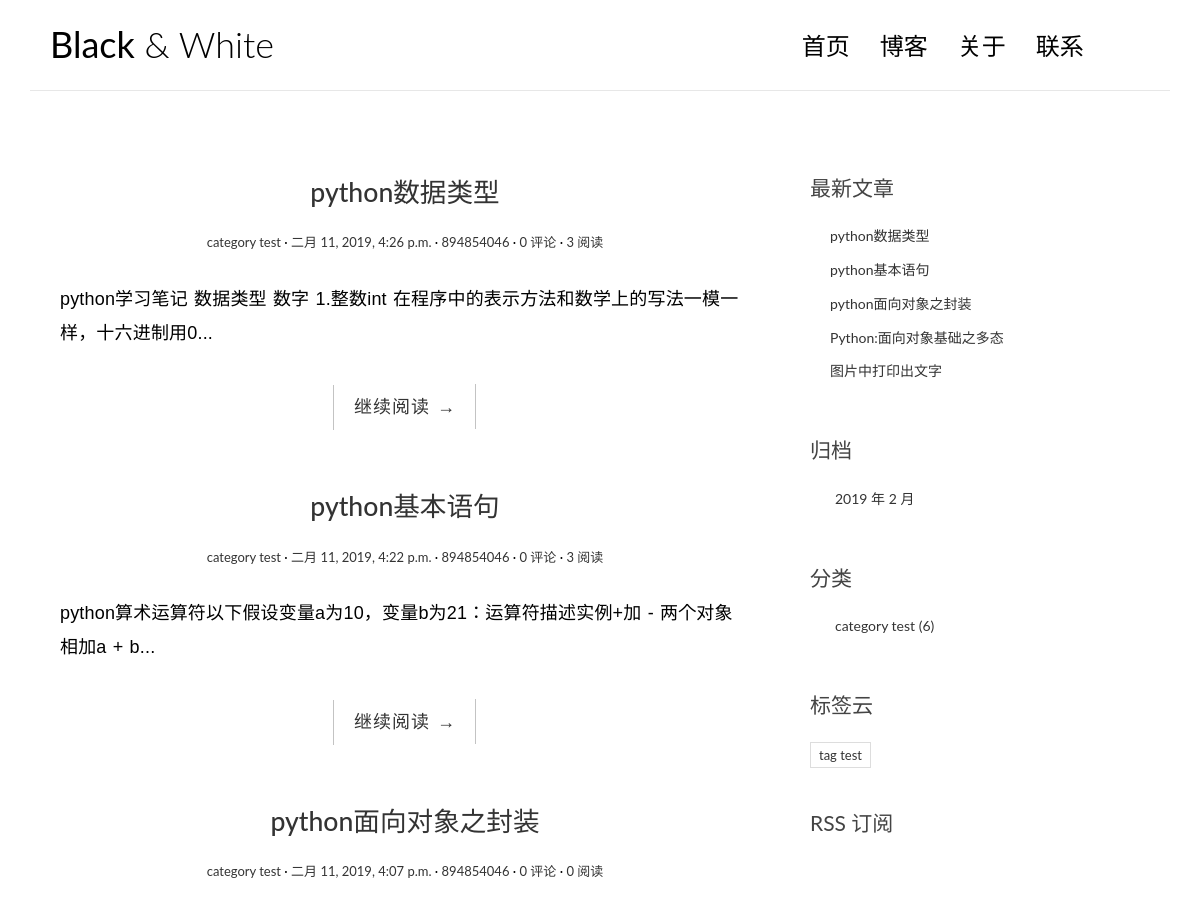
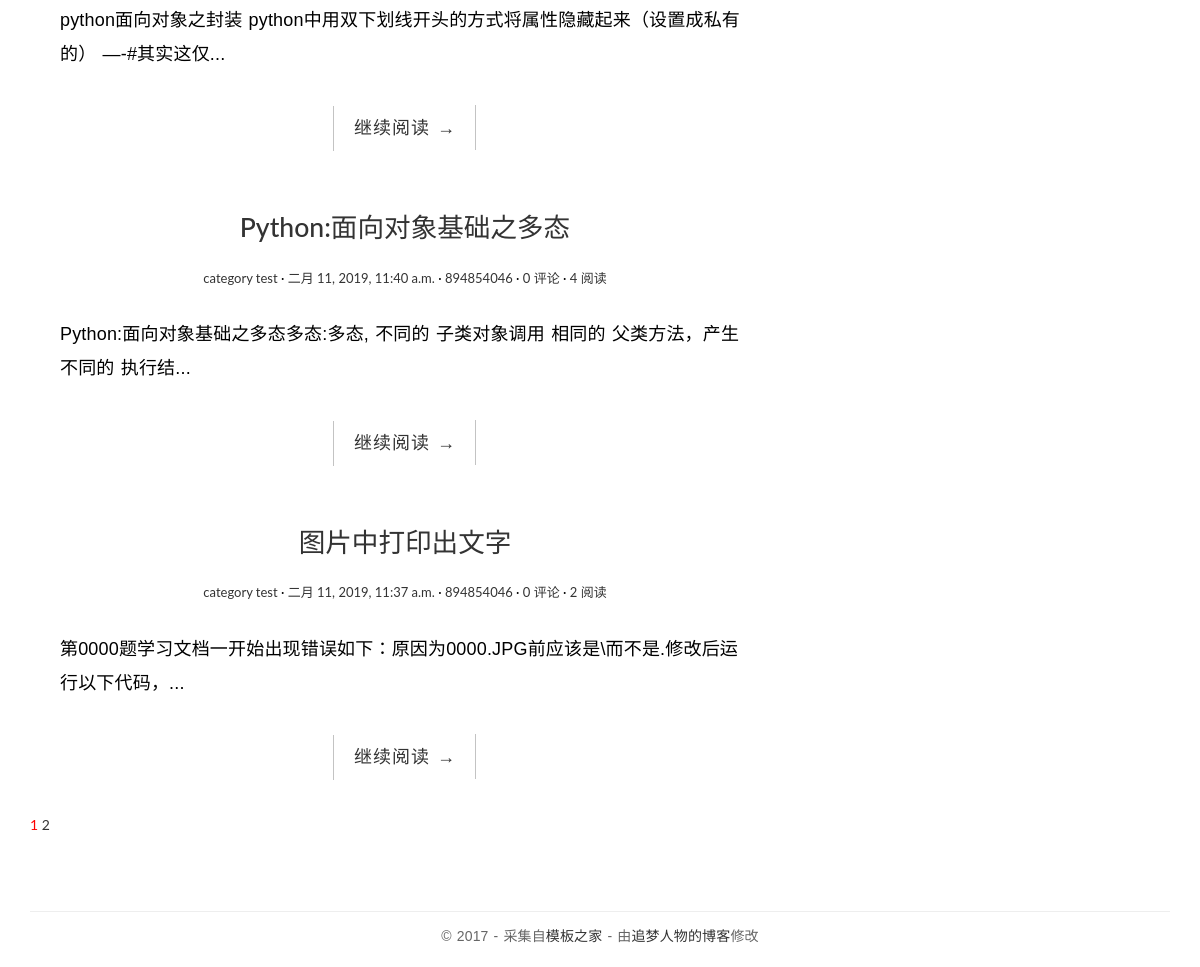
The page / on the database its author committed (2 pictures, top to bottom).
### blog/models.py (models this page shows, shortened)
class Post(models.Model):
    title = models.CharField(max_length=70)
    body = models.TextField()
    created_time = models.DateTimeField()
    modified_time = models.DateTimeField()
    excerpt = models.CharField(max_length=200, blank=True)
    category = models.ForeignKey(Category)
    tags = models.ManyToManyField(Tag, blank=True)
    author = models.ForeignKey(User)
    views = models.PositiveIntegerField(default=0)
    def get_absolute_url(self):
        return reverse('blog:detail', kwargs={'pk': self.pk})
    class Meta:
        ordering = ['-created_time']

class Category(models.Model):
    name = models.CharField(max_length=100)

class Tag(models.Model):
    name = models.CharField(max_length=100)

### blog/views.py (the view, shortened to what this page needs)
# urls.py: url(r'^$', views.IndexView.as_view(), name='index'),
class IndexView(ListView):
    model = Post
    template_name = 'blog/index.html'
    context_object_name = 'post_list'
    paginate_by = 5
    def get_context_data(self, **kwargs):
        context = super().get_context_data(**kwargs)
        paginator = context.get('paginator')
        page = context.get('page_obj')
        is_paginated = context.get('is_paginated')
        pagination_data = self.pagination_data(paginator, page, is_paginated)
        context.update(pagination_data)
        return context
    def pagination_data(self, paginator, page, is_paginated):
        if not is_paginated:
            return {}
        left = []
        right = []
        left_has_more = False
        right_has_more = False
        first = False
        last = False
        page_number = page.number
        total_pages = paginator.num_pages
        page_range = paginator.page_range
        if page_number == 1:
            right = page_range[page_number:page_number + 2]
            if right[-1] < total_pages - 1:
                right_has_more = True
            if right[-1] < total_pages:
                last = True
        elif page_number == total_pages:
            left = page_range[(page_number - 3) if (page_number - 3) > 0 else 0:page_number - 1]
            if left[0] > 2:
                left_has_more = True
            if left[0] > 1:
                first = True
        data = {
            'left': left,
            'right': right,
            'left_has_more': left_has_more,
            'right_has_more': right_has_more,
            'first': first,
            'last': last,
        }
        return data

### blog/templatetags/blog_tags.py (called while the page is built)
@register.simple_tag
def get_recent_posts(num=5):
    return Post.objects.all().order_by('-created_time')[:num]

@register.simple_tag
def archives():
    return Post.objects.dates('created_time', 'month', order='DESC')

@register.simple_tag
def get_categories():
    return Category.objects.annotate(num_posts=Count('post')).filter(num_posts__gt=0)

@register.simple_tag
def get_tags():
    return Tag.objects.annotate(num_posts=Count('post')).filter(num_posts__gt=0)

### templates/blog/index.html (shortened to what this page needs)
{% extends 'base.html' %}
{% block main %}
    {% for post in post_list %}
        <article class="post post-{{ post.pk }}">
            <header class="entry-header">
                <h1 class="entry-title">
                    <a href="{{ post.get_absolute_url }}">{{ post.title }}</a>
                </h1>
                <div class="entry-meta">
                    <span class="post-category"><a href="#">{{ post.category.name }}</a></span>
                    <span class="post-date"><a href="#"><time class="entry-date"
                                                              datetime="{{ post.created_time }}">{{ post.created_time }}</time></a></span>
                    <span class="post-author"><a href="#">{{ post.author }}</a></span>
                    <span class="comments-link"><a href="#">{{ post.comment_set.count }} 评论</a></span>
                    <span class="views-count"><a href="{{ post.get_absolute_url }}">{{ post.views }} 阅读</a></span>
                </div>
            </header>
            <div class="entry-content clearfix">
                <p>{{ post.excerpt }}...</p>
                <div class="read-more cl-effect-14">
                    <a href="{{ post.get_absolute_url }}" class="more-link">继续阅读 <span class="meta-nav">→</span></a>
                </div>
            </div>
        </article>
    {% empty %}
        <div class="no-post">暂时还没有发布的文章！</div>
    {% endfor %}
    {% if is_paginated %}
    <div class="pagination">
      <a href="?page={{ page_obj.number }}" style="color: red">{{ page_obj.number }}</a>
      {% if right %}
        {% for i in right %}
            <a href="?page={{ i }}">{{ i }}</a>
        {% endfor %}
      {% endif %}
    </div>
    {% endif %}
{% endblock main %}

### templates/base.html (shortened to what this page needs)
{% load staticfiles %}
{% load blog_tags %}
<!DOCTYPE html>
<html>
<head>
    <link rel="stylesheet" href="http://code.ionicframework.com/ionicons/2.0.1/css/ionicons.min.css">
    <link rel="stylesheet" href="{% static 'blog/css/bootstrap.min.css' %}">
    <link rel="stylesheet" href="{% static 'blog/css/pace.css' %}">
    <link rel="stylesheet" href="{% static 'blog/css/custom.css' %}">
    <link rel="stylesheet" href="{% static 'blog/css/highlights/github.css' %}">
</head>
<body>
<div class="container">
    <header id="site-header">
        <div class="row">
            <div class="col-md-4 col-sm-5 col-xs-8">
                <div class="logo">
                    <h1><a href="{% url 'blog:index' %}"><b>Black</b> &amp; White</a></h1>
                </div>
            </div>
            <div class="col-md-8 col-sm-7 col-xs-4">
                <nav class="main-nav" role="navigation">
                    <div class="collapse navbar-collapse" id="bs-example-navbar-collapse-1">
                        <ul class="nav navbar-nav navbar-right">
                            <li class="cl-effect-11"><a href="index.html" data-hover="首页">首页</a></li>
                            <li class="cl-effect-11"><a href="full-width.html" data-hover="博客">博客</a></li>
                            <li class="cl-effect-11"><a href="about.html" data-hover="关于">关于</a></li>
                            <li class="cl-effect-11"><a href="contact.html" data-hover="联系">联系</a></li>
                        </ul>
                    </div>
                </nav>
            </div>
        </div>
    </header>
</div>
<div class="content-body">
    <div class="container">
        <div class="row">
            <main class="col-md-8">
                {% block main %}
                {% endblock main %}
            </main>
            <aside class="col-md-4">
                <div class="widget widget-recent-posts">
                    <h3 class="widget-title">最新文章</h3>
                    {% get_recent_posts as recent_post_list %}
                    <ul>
                        {% for post in recent_post_list %}
                            <li>
                                <a href="{{ post.get_absolute_url }}">{{ post.title }}</a>
                            </li>
                        {% empty %}
                            暂无文章！
                        {% endfor %}
                    </ul>
                </div>
                <div class="widget widget-archives">
                    <h3 class="widget-title">归档</h3>
                    {% archives as date_list %}
                    <ul>
                        {% for date in date_list %}
                            <li>
                                <a href="{% url 'blog:archives' date.year date.month %}">{{ date.year }}
                                    年 {{ date.month }} 月</a>
                            </li>
                        {% empty %}
                            暂无归档！
                        {% endfor %}
                    </ul>
                </div>
                <div class="widget widget-category">
                    <h3 class="widget-title">分类</h3>
                    {% get_categories as category_list %}
                    <ul>
                        {% for category in category_list %}
                        <li>
                          <a href="{% url 'blog:category' category.pk %}">{{ category.name }}
                            <span class="post-count">({{ category.num_posts }})</span>
                          </a>
                        </li>
                        {% empty %}
                        暂无分类！
                        {% endfor %}
                      </ul>
                </div>
                <div class="widget widget-tag-cloud">
                    <h3 class="widget-title">标签云</h3>
                    {% get_tags as tag_list %}
                    <ul>
                      {% for tag in tag_list %}
                      <li>
                        <a href="{% url 'blog:tag' tag.pk %}">{{ tag.name }}</a>
                      </li>
                      {% empty %}
                      暂无标签！
                      {% endfor %}
                    </ul>
                  </div>
                <div class="rss">
                    <a href=""> RSS 订阅</a>
                </div>
            </aside>
        </div>
    </div>
</div>
<footer id="site-footer">
    <div class="container">
        <div class="row">
            <div class="col-md-12">
                <p class="copyright">&copy 2017 - 采集自<a href="http://www.cssmoban.com/"
                                                        target="_blank" title="模板之家">模板之家</a>
                    - 由<a href="http://zmrenwu.com/" title="网页模板" target="_blank">追梦人物的博客</a>修改
                </p>
            </div>
        </div>
    </div>
</footer>
</body>
</html>

### blog/static/blog/css/custom.css (style rules this page uses)
* { outline: none; }
h1, h2, h3, h4, h5, h6 { margin-top: 0; }
b { font-weight: 400; }
a { color: #333; }
body { color: #444; font-family: 'Lato', sans-serif; }
p { font-family: 'Ubuntu', sans-serif; font-weight: 400; word-spacing: 1px; letter-spacing: 0.01em; }
#site-header { background-color: #FFF; padding: 25px 20px; margin-bottom: 40px; border-bottom: 1px solid #e7e7e7; }
.logo h1 a { color: #000; }
.logo h1 { margin: 0; font-family: 'Lato', sans-serif; font-weight: 300; }
.main-nav { margin-top: 11px; max-width: 95%; }
.main-nav a { color: #000000 !important; padding: 0 0 5px 0 !important; margin-right: 30px; font-family: 'Lato', sans-serif; font-weight: 300; font-size: 24px; }
.cl-effect-11 a { padding: 10px 0; color: #0972b4; text-shadow: none; }
.cl-effect-11 a::before { position: absolute; top: 0; left: 0; overflow: hidden; padding: 0 0 5px 0 !important; max-width: 0; border-bottom: 1px solid #000; color: #000; content: attr(data-hover); white-space: nowrap; -webkit-transition: max-width 0.5s; -moz-transition: max-width 0.5s; transition: max-width 0.5s; }
.content-body { padding-bottom: 4em; }
.post { background: #fff; padding: 30px 30px 0; }
.entry-title { text-align: center; font-size: 1.9em; margin-bottom: 20px; line-height: 1.6; padding: 10px 20px 0; }
.entry-meta { text-align: center; color: #DDDDDD; font-size: 13px; margin-bottom: 30px; }
.entry-content { font-size: 18px; line-height: 1.9; font-weight: 300; color: #000; }
.post-category::after, .post-date::after, .post-author::after, .comments-link::after { content: ' ·'; color: #000; }
.read-more { font-family: 'Ubuntu', sans-serif; font-weight: 400; word-spacing: 1px; letter-spacing: 0.01em; text-align: center; margin-top: 20px; }
.cl-effect-14 a { padding: 0 20px; height: 45px; line-height: 45px; position: relative; display: inline-block; margin: 15px 25px; letter-spacing: 1px; font-weight: 400; text-shadow: 0 0 1px rgba(255, 255, 255, 0.3); }
.cl-effect-14 a::before, .cl-effect-14 a::after { position: absolute; width: 45px; height: 1px; background: #C3C3C3; content: ''; -webkit-transition: all 0.3s; -moz-transition: all 0.3s; transition: all 0.3s; pointer-events: none; }
.cl-effect-14 a::before { top: 0; left: 0; -webkit-transform: rotate(90deg); -moz-transform: rotate(90deg); transform: rotate(90deg); -webkit-transform-origin: 0 0; -moz-transform-origin: 0 0; transform-origin: 0 0; }
.cl-effect-14 a::after { right: 0; bottom: 0; -webkit-transform: rotate(90deg); -moz-transform: rotate(90deg); transform: rotate(90deg); -webkit-transform-origin: 100% 0; -moz-transform-origin: 100% 0; transform-origin: 100% 0; }
.widget { background: #fff; padding: 30px 0 0; }
.widget-title { font-size: 1.5em; margin-bottom: 20px; line-height: 1.6; padding: 10px 0 0; font-weight: 400; }
.widget-recent-posts ul { padding: 0; margin: 0; padding-left: 20px; }
.widget-recent-posts ul li { list-style-type: none; position: relative; line-height: 170%; margin-bottom: 10px; }
.widget-recent-posts ul li::before { content: '\f3d3'; font-family: "Ionicons"; position: absolute; left: -17px; top: 3px; font-size: 16px; color: #000; }
.widget-archives ul { padding: 0; margin: 0; padding-left: 25px; }
.widget-archives ul li { list-style-type: none; position: relative; line-height: 170%; margin-bottom: 10px; }
.widget-archives ul li::before { content: '\f3f3'; font-family: "Ionicons"; position: absolute; left: -25px; top: 1px; font-size: 16px; color: #000; }
.widget-category ul { padding: 0; margin: 0; padding-left: 25px; }
.widget-category ul li { list-style-type: none; position: relative; line-height: 170%; margin-bottom: 10px; }
.widget-category ul li::before { content: '\f3fe'; font-family: "Ionicons"; position: absolute; left: -25px; top: 1px; font-size: 18px; color: #000; }
.widget-tag-cloud ul { padding: 0; margin: 0; margin-right: -10px; }
.widget-tag-cloud ul li { list-style-type: none; font-size: 13px; display: inline-block; margin-right: 10px; margin-bottom: 10px; padding: 3px 8px; border: 1px solid #ddd; }
.rss { font-size: 21px; margin-top: 30px; }
.rss a { color: #444; }
#site-footer { padding-top: 10px; padding: 0 0 1.5em 0; }
.copyright { text-align: center; padding-top: 1em; margin: 0; border-top: 1px solid #eee; color: #666; }

### rows shown on the page
Post: title "python数据类型", category.name "category test", created_time "二月 11, 2019, 4:26 p.m.", author "894854046", comment_set.count "0", views "3", excerpt "python学习笔记 数据类型 数字 1.整数int 在程序中的表示方法和数学上的写法一模一样，十六进制用0"
Post: title "python基本语句", category.name "category test", created_time "二月 11, 2019, 4:22 p.m.", author "894854046", comment_set.count "0", views "3", excerpt "python算术运算符以下假设变量a为10，变量b为21：运算符描述实例+加 - 两个对象相加a + b"
Post: title "python面向对象之封装", category.name "category test", created_time "二月 11, 2019, 4:07 p.m.", author "894854046", comment_set.count "0", views "0", excerpt "python面向对象之封装 python中用双下划线开头的方式将属性隐藏起来（设置成私有的） —-#其实这仅"
Post: title "Python:面向对象基础之多态", category.name "category test", created_time "二月 11, 2019, 11:40 a.m.", author "894854046", comment_set.count "0", views "4", excerpt "Python:面向对象基础之多态多态:多态, 不同的 子类对象调用 相同的 父类方法，产生 不同的 执行结"
Post: title "图片中打印出文字", category.name "category test", created_time "二月 11, 2019, 11:37 a.m.", author "894854046", comment_set.count "0", views "2", excerpt "第0000题学习文档一开始出现错误如下：原因为0000.JPG前应该是\\而不是.修改后运行以下代码，"
Category: name "category test", num_posts "6"
Tag: name "tag test"

### other values the page prints
{{ page_obj.number }} "1"
{{ i }} "2"
{{ date.year }} "2019"
{{ date.month }} "2"
